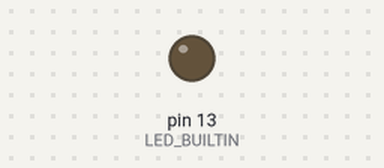
This sketch was run on a simulated Arduino Uno, built with avr-gcc and run on an emulated ATmega328P. Shown: output pins drawn as LEDs (lit = HIGH). What the sketch prints to the serial monitor is not drawn.

Above: at 1.2 s.
At 3.7 s:
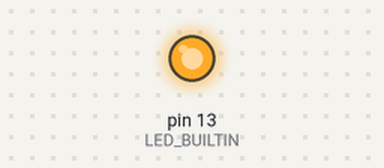
Timing chart, 0 to 6.5 s (numbered marks = the images above):
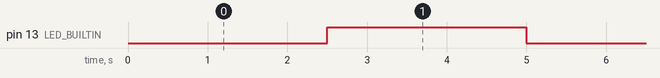

Measured:
- by itself, pin 13 (LED_BUILTIN): alternates HIGH for 2.5 s and LOW for 2.5 s

The sketch:

main.ino
```cpp
void setup() {
  Serial.begin(9600);
  pinMode(LED_BUILTIN, OUTPUT);
}

void loop() {
  digitalWrite(LED_BUILTIN, LOW);
  delay(2500);
  digitalWrite(LED_BUILTIN, HIGH);
  delay(2500);
  Serial.println("TESTE");
}
```
